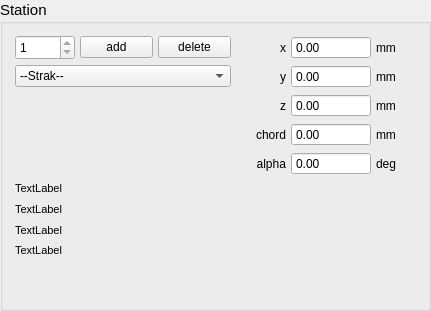
       <widget class="QGroupBox" name="groupBoxGeometryStation">
        <property name="geometry">
         <rect>
          <x>230</x>
          <y>10</y>
          <width>431</width>
          <height>311</height>
         </rect>
        </property>
        <property name="minimumSize">
         <size>
          <width>0</width>
          <height>300</height>
         </size>
        </property>
        <property name="font">
         <font>
          <pointsize>11</pointsize>
          <weight>50</weight>
          <bold>false</bold>
         </font>
        </property>
        <property name="title">
         <string>Station</string>
        </property>
        <widget class="QWidget" name="layoutWidget_3">
         <property name="geometry">
          <rect>
           <x>10</x>
           <y>30</y>
           <width>411</width>
           <height>234</height>
          </rect>
         </property>
         <layout class="QGridLayout" name="geometryStationValuesLayout" rowstretch="0,0,0,0,0,0,0,0,0" rowminimumheight="25,25,25,25,25,15,15,15,15" columnminimumwidth="50,60,60,50,80,40">
          <property name="horizontalSpacing">
           <number>5</number>
          </property>
          <property name="verticalSpacing">
           <number>4</number>
          </property>
          <property name="margin">
           <number>5</number>
          </property>
          <item row="0" column="3">
           <widget class="QLabel" name="label_3">
            <property name="font">
             <font>
              <pointsize>9</pointsize>
              <weight>50</weight>
              <bold>false</bold>
             </font>
            </property>
            <property name="text">
             <string>x</string>
            </property>
            <property name="alignment">
             <set>Qt::AlignRight|Qt::AlignTrailing|Qt::AlignVCenter</set>
            </property>
           </widget>
          </item>
          <item row="0" column="4">
           <widget class="QDoubleSpinBox" name="doubleStationX">
            <property name="minimumSize">
             <size>
              <width>80</width>
              <height>0</height>
             </size>
            </property>
            <property name="font">
             <font>
              <pointsize>9</pointsize>
              <weight>50</weight>
              <bold>false</bold>
             </font>
            </property>
            <property name="buttonSymbols">
             <enum>QAbstractSpinBox::NoButtons</enum>
            </property>
            <property name="minimum">
             <double>-1000000.000000000000000</double>
            </property>
            <property name="maximum">
             <double>1000000.000000000000000</double>
            </property>
           </widget>
          </item>
          <item row="0" column="5">
           <widget class="QLabel" name="label_8">
            <property name="font">
             <font>
              <pointsize>9</pointsize>
              <weight>50</weight>
              <bold>false</bold>
             </font>
            </property>
            <property name="text">
             <string>mm</string>
            </property>
           </widget>
          </item>
          <item row="1" column="3">
           <widget class="QLabel" name="label_4">
            <property name="font">
             <font>
              <pointsize>9</pointsize>
              <weight>50</weight>
              <bold>false</bold>
             </font>
            </property>
            <property name="text">
             <string>y</string>
            </property>
            <property name="alignment">
             <set>Qt::AlignRight|Qt::AlignTrailing|Qt::AlignVCenter</set>
            </property>
           </widget>
          </item>
          <item row="1" column="4">
           <widget class="QDoubleSpinBox" name="doubleStationY">
            <property name="minimumSize">
             <size>
              <width>80</width>
              <height>0</height>
             </size>
            </property>
            <property name="font">
             <font>
              <pointsize>9</pointsize>
              <weight>50</weight>
              <bold>false</bold>
             </font>
            </property>
            <property name="buttonSymbols">
             <enum>QAbstractSpinBox::NoButtons</enum>
            </property>
            <property name="minimum">
             <double>-1000000.000000000000000</double>
            </property>
            <property name="maximum">
             <double>1000000.000000000000000</double>
            </property>
            <property name="value">
             <double>0.000000000000000</double>
            </property>
           </widget>
          </item>
          <item row="1" column="5">
           <widget class="QLabel" name="label_9">
            <property name="font">
             <font>
              <pointsize>9</pointsize>
              <weight>50</weight>
              <bold>false</bold>
             </font>
            </property>
            <property name="text">
             <string>mm</string>
            </property>
           </widget>
          </item>
          <item row="2" column="3">
           <widget class="QLabel" name="label_5">
            <property name="font">
             <font>
              <pointsize>9</pointsize>
              <weight>50</weight>
              <bold>false</bold>
             </font>
            </property>
            <property name="text">
             <string>z</string>
            </property>
            <property name="alignment">
             <set>Qt::AlignRight|Qt::AlignTrailing|Qt::AlignVCenter</set>
            </property>
           </widget>
          </item>
          <item row="2" column="4">
           <widget class="QDoubleSpinBox" name="doubleStationZ">
            <property name="minimumSize">
             <size>
              <width>80</width>
              <height>0</height>
             </size>
            </property>
            <property name="font">
             <font>
              <pointsize>9</pointsize>
              <weight>50</weight>
              <bold>false</bold>
             </font>
            </property>
            <property name="buttonSymbols">
             <enum>QAbstractSpinBox::NoButtons</enum>
            </property>
            <property name="minimum">
             <double>-1000000.000000000000000</double>
            </property>
            <property name="maximum">
             <double>1000000.000000000000000</double>
            </property>
           </widget>
          </item>
          <item row="2" column="5">
           <widget class="QLabel" name="label_10">
            <property name="font">
             <font>
              <pointsize>9</pointsize>
              <weight>50</weight>
              <bold>false</bold>
             </font>
            </property>
            <property name="text">
             <string>mm</string>
            </property>
           </widget>
          </item>
          <item row="0" column="0">
           <widget class="QSpinBox" name="selectStation">
            <property name="minimumSize">
             <size>
              <width>60</width>
              <height>25</height>
             </size>
            </property>
            <property name="font">
             <font>
              <pointsize>9</pointsize>
              <weight>50</weight>
              <bold>false</bold>
             </font>
            </property>
            <property name="minimum">
             <number>1</number>
            </property>
            <property name="maximum">
             <number>1</number>
            </property>
           </widget>
          </item>
          <item row="3" column="3">
           <widget class="QLabel" name="label_6">
            <property name="font">
             <font>
              <pointsize>9</pointsize>
              <weight>50</weight>
              <bold>false</bold>
             </font>
            </property>
            <property name="text">
             <string>chord</string>
            </property>
            <property name="alignment">
             <set>Qt::AlignRight|Qt::AlignTrailing|Qt::AlignVCenter</set>
            </property>
           </widget>
          </item>
          <item row="3" column="4">
           <widget class="QDoubleSpinBox" name="doubleStationChord">
            <property name="minimumSize">
             <size>
              <width>80</width>
              <height>0</height>
             </size>
            </property>
            <property name="font">
             <font>
              <pointsize>9</pointsize>
              <weight>50</weight>
              <bold>false</bold>
             </font>
            </property>
            <property name="buttonSymbols">
             <enum>QAbstractSpinBox::NoButtons</enum>
            </property>
            <property name="minimum">
             <double>-1000000.000000000000000</double>
            </property>
            <property name="maximum">
             <double>1000000.000000000000000</double>
            </property>
           </widget>
          </item>
          <item row="3" column="5">
           <widget class="QLabel" name="label_12">
            <property name="font">
             <font>
              <pointsize>9</pointsize>
              <weight>50</weight>
              <bold>false</bold>
             </font>
            </property>
            <property name="text">
             <string>mm</string>
            </property>
           </widget>
          </item>
          <item row="4" column="3">
           <widget class="QLabel" name="label_7">
            <property name="font">
             <font>
              <pointsize>9</pointsize>
              <weight>50</weight>
              <bold>false</bold>
             </font>
            </property>
            <property name="text">
             <string>alpha</string>
            </property>
            <property name="alignment">
             <set>Qt::AlignRight|Qt::AlignTrailing|Qt::AlignVCenter</set>
            </property>
           </widget>
          </item>
          <item row="4" column="4">
           <widget class="QDoubleSpinBox" name="doubleStationAlfa">
            <property name="minimumSize">
             <size>
              <width>80</width>
              <height>0</height>
             </size>
            </property>
            <property name="font">
             <font>
              <pointsize>9</pointsize>
              <weight>50</weight>
              <bold>false</bold>
             </font>
            </property>
            <property name="buttonSymbols">
             <enum>QAbstractSpinBox::NoButtons</enum>
            </property>
            <property name="minimum">
             <double>-90.000000000000000</double>
            </property>
            <property name="maximum">
             <double>90.000000000000000</double>
            </property>
           </widget>
          </item>
          <item row="4" column="5">
           <widget class="QLabel" name="label_11">
            <property name="font">
             <font>
              <pointsize>9</pointsize>
              <weight>50</weight>
              <bold>false</bold>
             </font>
            </property>
            <property name="text">
             <string>deg</string>
            </property>
           </widget>
          </item>
          <item row="0" column="1">
           <widget class="QPushButton" name="addStationButton">
            <property name="minimumSize">
             <size>
              <width>60</width>
              <height>0</height>
             </size>
            </property>
            <property name="font">
             <font>
              <pointsize>9</pointsize>
              <weight>50</weight>
              <bold>false</bold>
             </font>
            </property>
            <property name="text">
             <string>add</string>
            </property>
           </widget>
          </item>
          <item row="1" column="0" colspan="3">
           <widget class="QComboBox" name="selectAirfoil">
            <property name="sizePolicy">
             <sizepolicy hsizetype="Minimum" vsizetype="Fixed">
              <horstretch>0</horstretch>
              <verstretch>0</verstretch>
             </sizepolicy>
            </property>
            <property name="minimumSize">
             <size>
              <width>196</width>
              <height>0</height>
             </size>
            </property>
            <property name="font">
             <font>
              <pointsize>9</pointsize>
              <weight>50</weight>
              <bold>false</bold>
             </font>
            </property>
            <property name="sizeAdjustPolicy">
             <enum>QComboBox::AdjustToMinimumContentsLength</enum>
            </property>
            <property name="minimumContentsLength">
             <number>20</number>
            </property>
            <property name="frame">
             <bool>true</bool>
            </property>
            <item>
             <property name="text">
              <string>--Strak--</string>
             </property>
            </item>
           </widget>
          </item>
          <item row="0" column="2">
           <widget class="QPushButton" name="deleteStationButton">
            <property name="sizePolicy">
             <sizepolicy hsizetype="Minimum" vsizetype="Fixed">
              <horstretch>0</horstretch>
              <verstretch>0</verstretch>
             </sizepolicy>
            </property>
            <property name="minimumSize">
             <size>
              <width>60</width>
              <height>0</height>
             </size>
            </property>
            <property name="font">
             <font>
              <pointsize>9</pointsize>
              <weight>50</weight>
              <bold>false</bold>
             </font>
            </property>
            <property name="text">
             <string>delete</string>
            </property>
           </widget>
          </item>
          <item row="6" column="0" colspan="3">
           <widget class="QLabel" name="labelStationStretchZ">
            <property name="font">
             <font>
              <pointsize>8</pointsize>
             </font>
            </property>
            <property name="text">
             <string>TextLabel</string>
            </property>
           </widget>
          </item>
          <item row="5" column="0" colspan="3">
           <widget class="QLabel" name="labelStationDihedral">
            <property name="font">
             <font>
              <pointsize>8</pointsize>
             </font>
            </property>
            <property name="text">
             <string>TextLabel</string>
            </property>
           </widget>
          </item>
          <item row="8" column="0" colspan="5">
           <widget class="QLabel" name="labelStationUpVec">
            <property name="font">
             <font>
              <pointsize>8</pointsize>
             </font>
            </property>
            <property name="text">
             <string>TextLabel</string>
            </property>
           </widget>
          </item>
          <item row="7" column="0" colspan="5">
           <widget class="QLabel" name="labelStationChordVec">
            <property name="font">
             <font>
              <pointsize>8</pointsize>
             </font>
            </property>
            <property name="text">
             <string>TextLabel</string>
            </property>
           </widget>
          </item>
         </layout>
        </widget>
       </widget>
